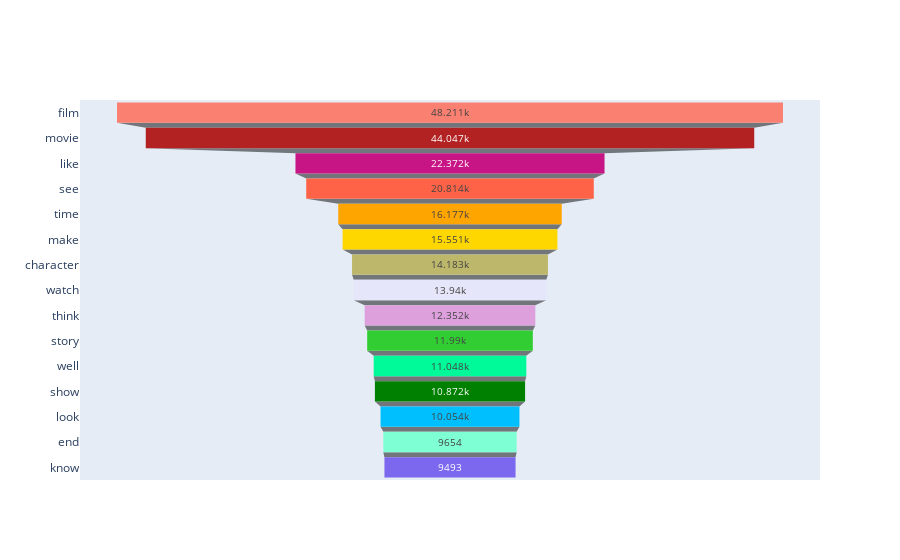

Notebook cell for this chart:
### Code cell
fig = go.Figure(go.Funnel(
    y = MostFrequentWordDF['Word'].tolist(),
    x = MostFrequentWordDF['Count'].tolist(),
    marker = {"color": color3}))
fig.show()

### Figure 1 — Plotly figure (JSON) as saved in the notebook; plotly's stock layout.template omitted (floating-point values rounded to 4 significant figures)
{"data": [{"marker": {"color": ["Salmon", "FireBrick", "MediumVioletRed", "Tomato", "Orange", "Gold", "DarkKhaki", "Lavender", "Plum", "LimeGreen", "MediumSpringGreen", "Green", "DeepSkyBlue", "Aquamarine", "MediumSlateBlue"]}, "type": "funnel", "x": [48211, 44047, 22372, 20814, 16177, 15551, 14183, 13940, 12352, 11990, 11048, 10872, 10054, 9654, 9493], "y": ["film", "movie", "like", "see", "time", "make", "character", "watch", "think", "story", "well", "show", "look", "end", "know"]}], "layout": {}}
